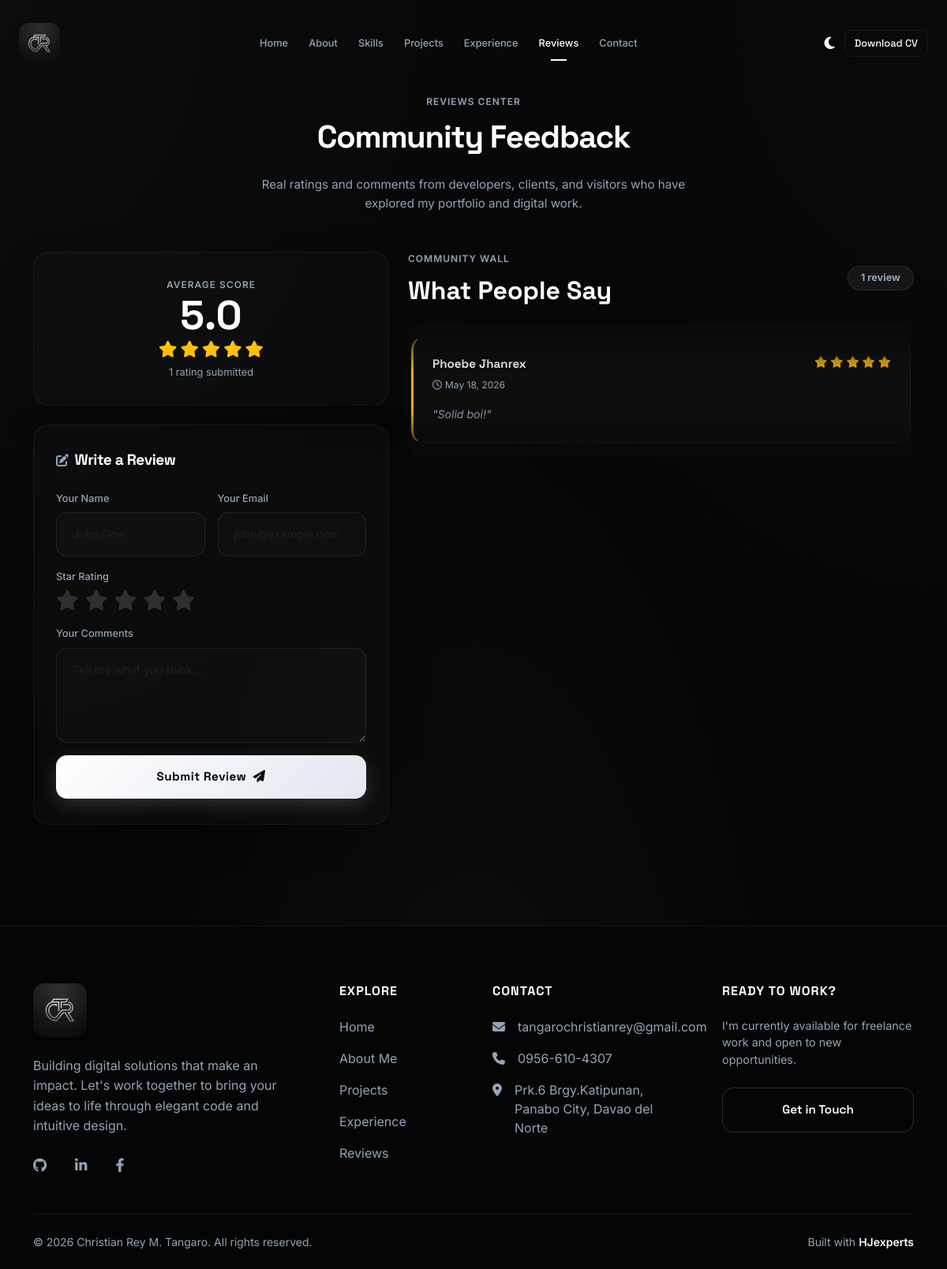
Screenshot of /reviews.php with the database file from the repository.
### tables this page shows
CREATE TABLE `ratings` (
  `id` int(11) NOT NULL AUTO_INCREMENT,
  `name` varchar(100) NOT NULL,
  `email` varchar(150) NOT NULL,
  `rating` int(11) NOT NULL,
  `comment` text NOT NULL,
  `created_at` timestamp NOT NULL DEFAULT current_timestamp(),
  PRIMARY KEY (`id`)
);

CREATE TABLE `settings` (
  `setting_key` varchar(50) NOT NULL,
  `setting_value` text DEFAULT NULL,
  PRIMARY KEY (`setting_key`)
);

### includes/db.php (called while the page is built, shortened)
<?php
$is_localhost = isset($_SERVER['HTTP_HOST']) && ($_SERVER['HTTP_HOST'] === 'localhost' || $_SERVER['HTTP_HOST'] === '127.0.0.1' || in_array($_SERVER['REMOTE_ADDR'], ['127.0.0.1', '::1']));
$base_url = $is_localhost ? '/garu' : '';
function getSetting(PDO $pdo, string $key): string {
    $stmt = $pdo->prepare("SELECT setting_value FROM settings WHERE setting_key = ?");
    $stmt->execute([$key]);
    return $stmt->fetchColumn() ?: '';
}
?>

### reviews.php (the view, shortened to what this page needs)
<?php include 'includes/header.php'; ?>
<?php
$stats_stmt = $pdo->query("SELECT AVG(rating) as avg_rating, COUNT(*) as total_ratings FROM ratings");
$stats = $stats_stmt->fetch();
$avg_rating = $stats['avg_rating'] !== null ? round($stats['avg_rating'], 1) : 0.0;
$total_ratings = $stats['total_ratings'] ?? 0;
$reviews_stmt = $pdo->query("SELECT * FROM ratings ORDER BY created_at DESC");
$reviews = $reviews_stmt->fetchAll();
?>
    <section id="reviews" style="padding-top: 120px; min-height: 100vh; padding-bottom: 80px;">
        <div class="container">
            <div class="row mb-5">
                <div class="col-12 text-center">
                    <div class="section-label reveal">REVIEWS CENTER</div>
                    <h1 class="section-title reveal" style="font-size: 2.5rem; letter-spacing: -0.03em;">Community Feedback</h1>
                    <p class="hero-desc reveal mx-auto" style="max-width: 560px; margin-bottom: 0;">
                        Real ratings and comments from developers, clients, and visitors who have explored my portfolio and digital work.
                    </p>
                </div>
            </div>
            <div class="row g-4 align-items-start">
                <div class="col-lg-5">
                    <div class="info-card d-flex flex-column align-items-center justify-content-center text-center p-4 mb-4 shadow-lg rounded-4" style="height: auto !important;">
                        <div class="section-label mb-1">AVERAGE SCORE</div>
                        <div class="fw-bold text-white mb-2" style="font-family: 'Space Grotesk', sans-serif; font-size: 3.2rem; line-height: 1;">
                            <?= number_format($avg_rating, 1) ?>
                        </div>
                        <div class="d-flex gap-1 text-warning mb-2" style="font-size: 1.3rem;">
                            <?php
                            $full_stars = floor($avg_rating);
                            for($i=0; $i<$full_stars; $i++) echo '<i class="fa-solid fa-star"></i>';
                            ?>
                        </div>
                        <span style="color: var(--text-secondary); font-size: 0.8rem;">
                            <?= $total_ratings ?> rating<?= $total_ratings == 1 ? '' : 's' ?> submitted
                        </span>
                    </div>
                    <div class="info-card p-4 shadow-lg rounded-4" style="height: auto !important;">
                        <h2 class="fw-bold text-white mb-4" style="font-size: 1.2rem; letter-spacing: -0.5px;">
                            <i class="fa-solid fa-pen-to-square me-2" style="color: var(--text-secondary); font-size: 1rem;"></i>Write a Review
                        </h2>
                        <form action="" method="POST">
                            <div class="row g-3">
                                <div class="col-6">
                                    <label class="form-label" style="color: var(--text-secondary); font-size: 0.8rem; font-weight: 500;">Your Name</label>
                                    <input type="text" name="name" class="form-control" required placeholder="John Doe">
                                </div>
                                <div class="col-6">
                                    <label class="form-label" style="color: var(--text-secondary); font-size: 0.8rem; font-weight: 500;">Your Email</label>
                                    <input type="email" name="email" class="form-control" required placeholder="john@example.com">
                                </div>
                                <div class="col-12">
                                    <label class="form-label d-block mb-2" style="color: var(--text-secondary); font-size: 0.8rem; font-weight: 500;">Star Rating</label>
                                    <div class="star-rating-widget d-flex gap-2">
                                        <label for="star1" class="fa-solid fa-star star-btn" style="font-size: 1.6rem; cursor: pointer; color: rgba(255,255,255,0.15); transition: all 0.2s;"></label>
                                        <label for="star2" class="fa-solid fa-star star-btn" style="font-size: 1.6rem; cursor: pointer; color: rgba(255,255,255,0.15); transition: all 0.2s;"></label>
                                        <label for="star3" class="fa-solid fa-star star-btn" style="font-size: 1.6rem; cursor: pointer; color: rgba(255,255,255,0.15); transition: all 0.2s;"></label>
                                        <label for="star4" class="fa-solid fa-star star-btn" style="font-size: 1.6rem; cursor: pointer; color: rgba(255,255,255,0.15); transition: all 0.2s;"></label>
                                        <label for="star5" class="fa-solid fa-star star-btn" style="font-size: 1.6rem; cursor: pointer; color: rgba(255,255,255,0.15); transition: all 0.2s;"></label>
                                    </div>
                                </div>
                                <div class="col-12">
                                    <label class="form-label" style="color: var(--text-secondary); font-size: 0.8rem; font-weight: 500;">Your Comments</label>
                                    <textarea name="comment" class="form-control" rows="4" required placeholder="Tell me what you think..."></textarea>
                                </div>
                                <div class="col-12">
                                    <button type="submit" class="btn-primary-custom w-100" style="padding: 14px 0;">
                                        Submit Review &nbsp;<i class="fa-solid fa-paper-plane"></i>
                                    </button>
                                </div>
                            </div>
                        </form>
                    </div>
                </div>
                <div class="col-lg-7">
                    <div class="d-flex align-items-center justify-content-between mb-4">
                        <div>
                            <div class="section-label">COMMUNITY WALL</div>
                            <h2 class="section-title mb-0">What People Say</h2>
                        </div>
                        <?php if ($total_ratings > 0): ?>
                        <span class="badge px-3 py-2 rounded-pill" style="background: rgba(255,255,255,0.06); color: var(--text-secondary); font-size: 0.8rem; border: 1px solid rgba(255,255,255,0.08);">
                            <?= $total_ratings ?> review<?= $total_ratings == 1 ? '' : 's' ?>
                        </span>
                        <?php endif; ?>
                    </div>
                    <div class="reviews-feed-wrapper">
                        <div class="reviews-feed-container d-flex flex-column gap-3">
                            <?php if (empty($reviews)): ?>
                                <div class="info-card p-5 text-center rounded-4" style="height: auto !important;">
                                    <i class="fa-regular fa-comments fa-3x mb-3" style="opacity: 0.3; color: var(--text-secondary);"></i>
                                    <h4 class="text-white fw-bold mb-2">No reviews yet</h4>
                                    <p style="color: var(--text-secondary); font-size: 0.9rem; margin: 0;">Be the very first to submit a rating and comment on Christian's work!</p>
                                </div>
                            <?php else: ?>
                                <?php foreach ($reviews as $rev):
                                    $stars_color = '#eab308';
                                ?>
                                    <div class="review-bubble-card p-4 rounded-4" style="border-left: 3px solid <?= $stars_color ?> !important; border: 1px solid rgba(255,255,255,0.07);">
                                        <div class="d-flex justify-content-between align-items-start mb-3 flex-wrap gap-2">
                                            <div>
                                                <h5 class="text-white fw-bold mb-1" style="font-size: 0.95rem;"><?= htmlspecialchars($rev['name']) ?></h5>
                                                <span style="color: var(--text-secondary); font-size: 0.75rem;">
                                                    <i class="fa-regular fa-clock me-1"></i><?= date('F j, Y', strtotime($rev['created_at'])) ?>
                                                </span>
                                            </div>
                                            <div class="d-flex gap-1" style="font-size: 0.9rem;">
                                                <?php
                                                for($i=0; $i<$rev['rating']; $i++) echo '<i class="fa-solid fa-star" style="color: ' . $stars_color . ';"></i>';
                                                ?>
                                            </div>
                                        </div>
                                        <p style="color: var(--text-secondary); line-height: 1.6; font-size: 0.88rem; font-style: italic; margin: 0;">
                                            "<?= nl2br(htmlspecialchars($rev['comment'])) ?>"
                                        </p>
                                    </div>
                                <?php endforeach; ?>
                            <?php endif; ?>
                        </div>
                    </div>
                </div>
            </div>
        </div>
    </section>
<?php include 'includes/footer.php'; ?>

### includes/footer.php (shortened to what this page needs)
<?php
$f_facebook = getSetting($pdo, 'facebook');
$f_github = getSetting($pdo, 'github');
$f_linkedin = getSetting($pdo, 'linkedin');
$f_email = getSetting($pdo, 'email');
$f_phone = getSetting($pdo, 'phone');
$f_location = getSetting($pdo, 'location');
?>
    <footer class="pt-5 pb-4 mt-5" style="border-top: 1px solid var(--border-color); background: var(--bg-main);">
        <div class="container mt-4 reveal">
            <div class="row g-5 mb-5">
                <div class="col-lg-4 col-md-6">
                    <div class="mb-4">
                        <img src="<?= $base_url ?>/assets/images/logo.png" alt="CRT Logo" class="footer-logo">
                    </div>
                    <p class="text-secondary-custom mb-4 pe-lg-4 fs-6" style="line-height: 1.6; color: var(--text-secondary);">
                        Building digital solutions that make an impact. Let's work together to bring your ideas to life through elegant code and intuitive design.
                    </p>
                    <div class="d-flex gap-3 social-icons">
                        <a href="<?= htmlspecialchars($f_github) ?>" target="_blank" class="text-decoration-none"><i class="fa-brands fa-github"></i></a>
                        <a href="<?= htmlspecialchars($f_linkedin) ?>" target="_blank" class="text-decoration-none"><i class="fa-brands fa-linkedin-in"></i></a>
                        <a href="<?= htmlspecialchars($f_facebook) ?>" target="_blank" class="text-decoration-none"><i class="fa-brands fa-facebook-f"></i></a>
                    </div>
                </div>
                <div class="col-lg-2 col-md-6">
                    <h5 class="text-white mb-4 fw-bold fs-6 text-uppercase" style="letter-spacing: 1px;">Explore</h5>
                    <ul class="list-unstyled d-flex flex-column gap-3">
                        <li><a href="<?= $base_url ?>/" class="text-decoration-none footer-link" style="color: var(--text-secondary);">Home</a></li>
                        <li><a href="<?= $base_url ?>/about" class="text-decoration-none footer-link" style="color: var(--text-secondary);">About Me</a></li>
                        <li><a href="<?= $base_url ?>/projects" class="text-decoration-none footer-link" style="color: var(--text-secondary);">Projects</a></li>
                        <li><a href="<?= $base_url ?>/experience" class="text-decoration-none footer-link" style="color: var(--text-secondary);">Experience</a></li>
                        <li><a href="<?= $base_url ?>/reviews" class="text-decoration-none footer-link" style="color: var(--text-secondary);">Reviews</a></li>
                    </ul>
                </div>
                <div class="col-lg-3 col-md-6">
                    <h5 class="text-white mb-4 fw-bold fs-6 text-uppercase" style="letter-spacing: 1px;">Contact</h5>
                    <ul class="list-unstyled d-flex flex-column gap-3">
                        <li style="color: var(--text-secondary);" class="d-flex gap-3"><i class="fa-solid fa-envelope mt-1"></i> <?= htmlspecialchars($f_email) ?></li>
                        <li style="color: var(--text-secondary);" class="d-flex gap-3"><i class="fa-solid fa-phone mt-1"></i> <?= htmlspecialchars($f_phone) ?></li>
                        <li style="color: var(--text-secondary);" class="d-flex gap-3"><i class="fa-solid fa-location-dot mt-1"></i> <?= htmlspecialchars($f_location) ?></li>
                    </ul>
                </div>
                <div class="col-lg-3 col-md-6">
                    <h5 class="text-white mb-4 fw-bold fs-6 text-uppercase" style="letter-spacing: 1px;">Ready to work?</h5>
                    <p class="mb-4" style="color: var(--text-secondary); font-size: 0.9rem;">I'm currently available for freelance work and open to new opportunities.</p>
                    <a href="<?= $base_url ?>/contact" class="btn-outline-custom w-100 text-center text-decoration-none d-inline-block">Get in Touch</a>
                </div>
            </div>
            <div class="pt-4 border-top d-flex flex-column flex-md-row justify-content-between align-items-center" style="border-color: var(--border-color) !important;">
                <p class="mb-0 small" style="color: var(--text-secondary);">&copy; <?php echo date('Y'); ?> Christian Rey M. Tangaro. All rights reserved.</p>
                <p class="mb-0 small mt-2 mt-md-0 d-flex align-items-center" style="color: var(--text-secondary);">
                    Built with <a href="#" target="_blank" class="fw-semibold ms-1 text-decoration-none" style="color: var(--text-primary); transition: 0.2s;" onmouseover="this.style.color='#10b981'" onmouseout="this.style.color='var(--text-primary)'">HJexperts</a>
                </p>
            </div>
        </div>
    </footer>
</body>
</html>

### rows the page displays
ratings: name "Phoebe Jhanrex", created_at "May 18, 2026", rating 5 (drawn), comment "Solid boi!"
settings: setting_value "tangarochristianrey@gmail.com"
settings: setting_value "0956-610-4307"
settings: setting_value "Prk.6 Brgy.Katipunan, Panabo City, Davao del Norte"

### other values shown
$avg_rating "5.0"
$total_ratings "1"
